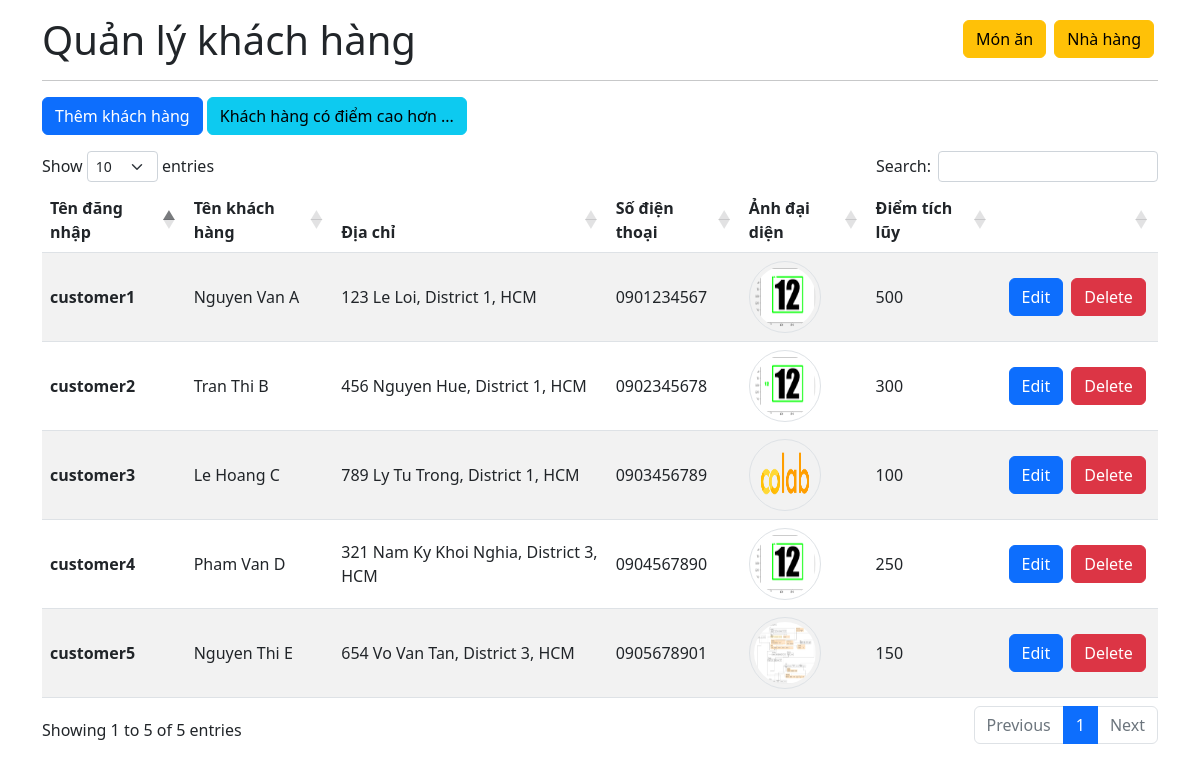
The app's page /user/index.php with its own data.
### tables this page shows
CREATE TABLE `customer` (
    `username` VARCHAR(16) NOT NULL,
    `password` VARCHAR(255) NOT NULL,
    `name` VARCHAR(255) NOT NULL,
    `address` VARCHAR(255) NOT NULL,
    `phone` VARCHAR(10) NOT NULL,
    `avatar` VARCHAR(255),
    `points` INT NOT NULL DEFAULT 0
);

### user/index.php (the view, shortened to what this page needs)
<!doctype html>
<html lang="en">
<head>
    <link rel="stylesheet" href="https://cdn.datatables.net/1.13.1/css/dataTables.bootstrap5.min.css">
    <link href="https://cdn.jsdelivr.net/npm/bootstrap@5.2.3/dist/css/bootstrap.min.css" rel="stylesheet">
</head>
<body>
    <div class="container">
        <a href="../restaurant" class="btn btn-warning float-end m-1">Nhà hàng</a>
        <a href="../product" class="btn btn-warning float-end m-1">Món ăn</a>
        <h1 class="my-3">Quản lý khách hàng</h1>
        <hr>
        <button class="btn btn-primary mb-3" data-bs-toggle="modal" data-bs-target="#add">Thêm khách hàng</button>
        <button class="btn btn-info mb-3" data-bs-toggle="modal" data-bs-target="#fun">Khách hàng có điểm cao hơn ...</button>
        <table class="table table-striped mt-2" id="tab-user">
            <thead>
                <tr>
                    <th scope="col">Tên đăng nhập</th>
                    <th scope="col">Tên khách hàng</th>
                    <th scope="col">Địa chỉ</th>
                    <th scope="col">Số điện thoại</th>
                    <th scope="col">Ảnh đại diện</th>
                    <th scope="col">Điểm tích lũy</th>
                    <th scope="col"></th>
                </tr>
            </thead>
            <tbody>
                <?php
                $conn = OpenCon();
                $query = "CALL get_all_customers()";
                $result = $conn->query($query);
                if ($result->num_rows > 0) {
                    while ($row = $result->fetch_assoc()) {
                ?>
                        <tr class="justify-content-center">
                            <th class='align-middle' scope="row"><?php echo $row['username'] ?></th>
                            <td class='align-middle'><?php echo $row['name'] ?></td>
                            <td class='align-middle'><?php echo $row['address'] ?></td>
                            <td class='align-middle'><?php echo $row['phone'] ?></td>
                            <td><img src='<?php echo $row['avatar'] ?>' class='border rounded-circle p-1' width='72' height='72'></td>
                            <td class='align-middle'><?php echo $row['points'] ?></td>
                            <td class='align-middle'>
                                <div class="d-inline-flex">
                                    <button type='button' class='btn-edit btn btn-primary m-1' data-bs-tenDangNhap='<?php echo $row['username'] ?>' data-bs-tenKhachHang='<?php echo $row['name'] ?>' data-bs-diaChi='<?php echo $row['address'] ?>' data-bs-sdt='<?php echo $row['phone'] ?>' data-bs-anhDaiDien='<?php echo $row['avatar'] ?>' data-bs-diemTichLuy='<?php echo $row['points'] ?>' data-bs-target='#Edit' data-bs-toggle='modal'>Edit</button>
                                    <button type='button' class='btn-delete btn btn-danger m-1' data-bs-tenDangNhap='<?php echo $row['username'] ?>' data-bs-target='#Delete' data-bs-toggle='modal'>Delete</button>
                                </div>
                            </td>
                        </tr>
                <?php
                    }
                }
                ?>
            </tbody>
        </table>
    </div>
</body>
</html>

### records on screen
customer: username "customer1", name "Nguyen Van A", address "123 Le Loi, District 1, HCM", phone "0901234567", avatar (picture), points "500"
customer: username "customer2", name "Tran Thi B", address "456 Nguyen Hue, District 1, HCM", phone "0902345678", avatar (picture), points "300"
customer: username "customer3", name "Le Hoang C", address "789 Ly Tu Trong, District 1, HCM", phone "0903456789", avatar (picture), points "100"
customer: username "customer4", name "Pham Van D", address "321 Nam Ky Khoi Nghia, District 3, HCM", phone "0904567890", avatar (picture), points "250"
customer: username "customer5", name "Nguyen Thi E", address "654 Vo Van Tan, District 3, HCM", phone "0905678901", avatar (picture), points "150"
